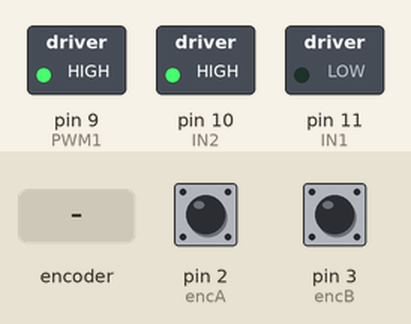
A sketch run on a simulated Arduino Uno, built with avr-gcc and run on an emulated ATmega328P. On the bench: switched loads named in the sketch (green lamp = pin HIGH). The inputs (shaded band) are chosen by the test bench; at power-on: pin 2 (encA) HIGH, pin 3 (encB) HIGH. What the sketch prints to the serial monitor is not drawn.

Above: at 1.2 s.
1.3 s: rotary encoder on pin 2 (encA) / pin 3 (encB) turned 3 steps (first pin leading)
4.9 s: rotary encoder on pin 2 (encA) / pin 3 (encB) turned 2 steps (second pin leading)
Timing chart, 0 to 7.9 s (numbered marks = the images above; inputs shaded):
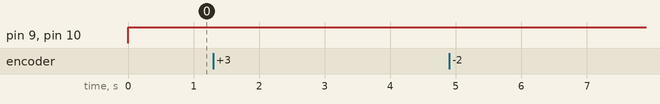

Measured:
- after the input at 1.3 s, every drawn part: stays the same
- after the input at 4.9 s, every drawn part: stays the same

The sketch:

controlpwm.ino
```cpp
#include <PID_v1.h>
#include <TimerOne.h>  /
/*-------------------------------------Variables para Impresión en consola------------------------*/
byte         cmd       =  0;             // Use for serial comunication.
byte         flags;                      // Flag for print values in the serial monitor
/*------------------------------Variebles for LM298N-------------------------------*/
int IN1  = 11;
int IN2  = 10;
int PWM1 = 9;
int forWARDS  = 1;
int backWARDS = 0;
float start   = 0;

/*------------------------------Variables for incremental encoder----------------------------------*/
volatile long contador =  0;
byte          ant      =  0;
byte          act      =  0;
const byte    encA     =  2;                  // Signal for channel A
const byte    encB     =  3;                  // Signal for channel B
int   MIN_MAX_POST     =  300;                 // Limit the maximun position
/*-----------------------------We defined variables for PID algorithm------------------------------*/
TimerOne PID_compute;                         // Timer
double Setpoint, Input, Output;
double SampleTime = 100;                      // time in mili seconds, RUN at 160MHZ ESP8266
//double Kp=5, Ki=2, Kd=0.001;
//double Kp=5.5, Ki=3.6, Kd=0.002;
double Kp=5.5, Ki=3.6, Kd=0.002;              // PID gain
PID myPID(&Input, &Output, &Setpoint, Kp, Ki, Kd, DIRECT);

/*----------------------------- Interruption Function----------------------------------------------*/
void PID_DCmotor_interrup(){
  //Serial.print("t: ");Serial.println(millis()-start)   ;
  //start = millis();
  myPID.Compute();  // Calculus for PID algorithm
  RunMotor(Output); // PWM order to DC driver
}

/*----------------------------SETUP----------------------------------------------------------------*/
void setup(){
  Serial.begin(9600);
  //Iniciando L298N
  digitalWrite(IN1, LOW);
  digitalWrite(IN2, LOW);
  analogWrite(PWM1, LOW);
  pinMode(IN1, OUTPUT);
  pinMode(IN2, OUTPUT);
  pinMode(PWM1, OUTPUT);

  Setpoint = 100.0; // Init in position 0.0
  //RUN the PID
  myPID.SetMode(AUTOMATIC);
  // Max Min values for PID algorithm
  myPID.SetOutputLimits(-1023,1023);
  // Sample Time for PID
  myPID.SetSampleTime(SampleTime);

  // Initializing Interruptions
  PID_compute.initialize(SampleTime);
  PID_compute.attachInterrupt(PID_DCmotor_interrup);
  Serial.begin(9600);

  // Pin Interruption
  attachInterrupt(digitalPinToInterrupt(encA), encoder, CHANGE); // rising and falling flank
  attachInterrupt(digitalPinToInterrupt(encB), encoder, CHANGE); // rising and falling flank
}

/*----------------------------LOOP----------------------------------------------------------------*/
void loop(){
  Serial.print("PWM  :");Serial.print(Output);
  Serial.print(" |  contador  :");Serial.print(contador);
  Serial.print(" |  Setpoint  :");Serial.println(Setpoint);
  // Protection code
  //limit_post();
  // Ask for input data for change PID gain or setpoint
  //input_data();
}
/*------------------------------------------------------------------------------------------------*/

// Function for run the motor, backward, forward or stop
void RunMotor(double Usignal){
  if (Setpoint-Input==0){
    shaftrev(IN1,IN2,PWM1,backWARDS, 0);
    //Serial.print("cero");
  }else if(Usignal>=0){
    shaftrev(IN1,IN2,PWM1,backWARDS, Usignal);
  }else{
      shaftrev(IN1,IN2,PWM1,forWARDS, -1*Usignal);
  }
}

// Function that set DC_driver to move the motor
void shaftrev(int in1, int in2, int PWM, int sentido,int Wpulse){
  if(sentido == 0){ //backWARDS
    digitalWrite(in2, HIGH);
    digitalWrite(in1, LOW);
    analogWrite(PWM,Wpulse);
    }
  if(sentido == 1){ //forWARDS
    digitalWrite(in2, LOW);
    digitalWrite(in1, HIGH);
    analogWrite(PWM,Wpulse);
    }
}


void encoder(void){
  //Serial.println(ant);
  ant=act;                            // Saved act (current read) in ant (last read)
  act = digitalRead(encA)<<1|digitalRead(encB);
  if(ant==0 && act==1)        contador++;  // Increase the counter for forward movement
  else if(ant==1  && act==3)  contador++;
  else if(ant==3  && act==2)  contador++;
  else if(ant==2  && act==0)  contador++;
  else contador--;                         // Reduce the counter for backward movement

  // Enter the counter as input for PID algorith
  Input=contador;
}
```
